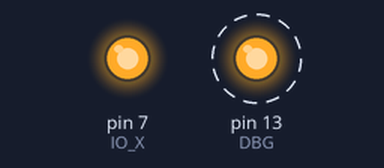
Recording of a sketch running on a simulated Arduino Uno, built with avr-gcc and run on an emulated ATmega328P. Parts: output pins drawn as LEDs (lit = HIGH). Dashed ring = blinking. What the sketch prints to the serial monitor is not drawn.

Above: at 0.5 s.
Timing chart, 0 to 4.6 s (numbered marks = the images above):
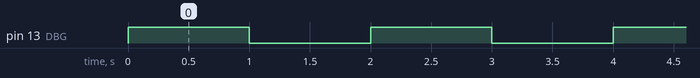

The sketch:

XValve.ino
```cpp
const byte IO_X = 7;
const byte IO_R = 8;
const byte DBG = 13;
const byte VALVE_PIN = 5;

void setup(){
  Serial.begin(115200);
  Serial.println("X-Valve Unit Test");
  Serial.println("WyoLum 2013");

  pinMode(IO_X, OUTPUT);
  pinMode(DBG, OUTPUT);
  digitalWrite(IO_X, HIGH);
}

void loop(){
  digitalWrite(VALVE_PIN, HIGH);
  digitalWrite(DBG, HIGH);
  Serial.println("HIGH");
  delay(1000);
  digitalWrite(VALVE_PIN, LOW);
  digitalWrite(DBG, LOW);
  Serial.println("LOW");
  delay(1000);
}
```

Measured:
- by itself, pin 13 (DBG): alternates HIGH for 1.0 s and LOW for 1.0 s
